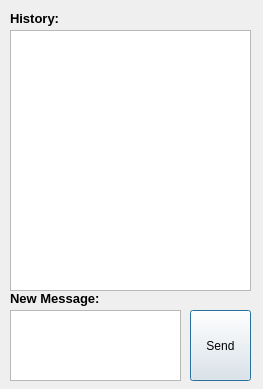
<?xml version="1.0" encoding="UTF-8"?>
<ui version="4.0">
 <class>chatDialog</class>
 <widget class="QDialog" name="chatDialog">
  <property name="geometry">
   <rect>
    <x>0</x>
    <y>0</y>
    <width>263</width>
    <height>389</height>
   </rect>
  </property>
  <property name="windowTitle">
   <string>Dialog</string>
  </property>
  <widget class="QTextEdit" name="txtMessages">
   <property name="geometry">
    <rect>
     <x>10</x>
     <y>30</y>
     <width>241</width>
     <height>261</height>
    </rect>
   </property>
  </widget>
  <widget class="QPlainTextEdit" name="txtMessage">
   <property name="geometry">
    <rect>
     <x>10</x>
     <y>310</y>
     <width>171</width>
     <height>71</height>
    </rect>
   </property>
  </widget>
  <widget class="QPushButton" name="btnSend">
   <property name="geometry">
    <rect>
     <x>190</x>
     <y>310</y>
     <width>61</width>
     <height>71</height>
    </rect>
   </property>
   <property name="text">
    <string>Send</string>
   </property>
  </widget>
  <widget class="QLabel" name="lblHistory">
   <property name="geometry">
    <rect>
     <x>10</x>
     <y>10</y>
     <width>71</width>
     <height>16</height>
    </rect>
   </property>
   <property name="font">
    <font>
     <pointsize>10</pointsize>
     <weight>75</weight>
     <bold>true</bold>
    </font>
   </property>
   <property name="text">
    <string>History:</string>
   </property>
  </widget>
  <widget class="QLabel" name="lblNnewMessage">
   <property name="geometry">
    <rect>
     <x>10</x>
     <y>290</y>
     <width>111</width>
     <height>16</height>
    </rect>
   </property>
   <property name="font">
    <font>
     <pointsize>10</pointsize>
     <weight>75</weight>
     <bold>true</bold>
    </font>
   </property>
   <property name="text">
    <string>New Message:</string>
   </property>
  </widget>
 </widget>
 <resources/>
 <connections/>
</ui>
